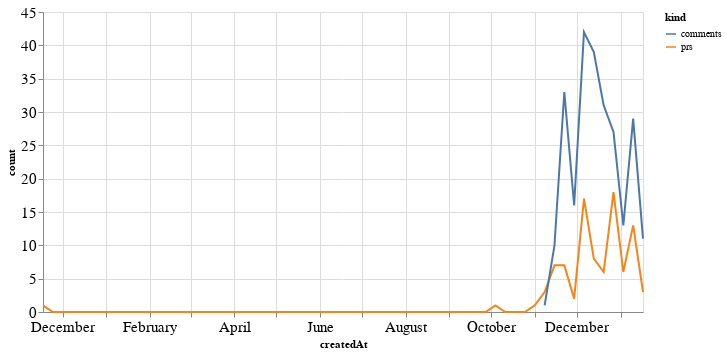

The notebook cell this image was saved under:
### Code cell
alt.Chart(total_time, width=600).mark_line().encode(
    x='createdAt',
    y='count',
    color='kind'
)

### Figure 1 — Vega-Lite specification as saved in the notebook (floating-point values rounded to 4 significant figures)
{"config": {"axisLeft": {"labelFontSize": 15}, "axisBottom": {"labelFontSize": 15}}, "data": {"name": "data-c8aa38e8f0b5be6ff9396e45f539e9b6"}, "mark": "line", "encoding": {"color": {"type": "nominal", "field": "kind"}, "x": {"type": "temporal", "field": "createdAt"}, "y": {"type": "quantitative", "field": "count"}}, "width": 600, "$schema": "https://vega.github.io/schema/vega-lite/v4.8.1.json", "datasets": {"data-c8aa38e8f0b5be6ff9396e45f539e9b6": [{"createdAt": "2019-11-17T00:00:00", "kind": "prs", "count": 1.0}, {"createdAt": "2019-11-24T00:00:00", "kind": "prs", "count": 0.0}, {"createdAt": "2019-12-01T00:00:00", "kind": "prs", "count": 0.0}, {"createdAt": "2019-12-08T00:00:00", "kind": "prs", "count": 0.0}, {"createdAt": "2019-12-15T00:00:00", "kind": "prs", "count": 0.0}, {"createdAt": "2019-12-22T00:00:00", "kind": "prs", "count": 0.0}, {"createdAt": "2019-12-29T00:00:00", "kind": "prs", "count": 0.0}, {"createdAt": "2020-01-05T00:00:00", "kind": "prs", "count": 0.0}, {"createdAt": "2020-01-12T00:00:00", "kind": "prs", "count": 0.0}, {"createdAt": "2020-01-19T00:00:00", "kind": "prs", "count": 0.0}, {"createdAt": "2020-01-26T00:00:00", "kind": "prs", "count": 0.0}, {"createdAt": "2020-02-02T00:00:00", "kind": "prs", "count": 0.0}, {"createdAt": "2020-02-09T00:00:00", "kind": "prs", "count": 0.0}, {"createdAt": "2020-02-16T00:00:00", "kind": "prs", "count": 0.0}, {"createdAt": "2020-02-23T00:00:00", "kind": "prs", "count": 0.0}, {"createdAt": "2020-03-01T00:00:00", "kind": "prs", "count": 0.0}, {"createdAt": "2020-03-08T00:00:00", "kind": "prs", "count": 0.0}, {"createdAt": "2020-03-15T00:00:00", "kind": "prs", "count": 0.0}, {"createdAt": "2020-03-22T00:00:00", "kind": "prs", "count": 0.0}, {"createdAt": "2020-03-29T00:00:00", "kind": "prs", "count": 0.0}, {"createdAt": "2020-04-05T00:00:00", "kind": "prs", "count": 0.0}, {"createdAt": "2020-04-12T00:00:00", "kind": "prs", "count": 0.0}, {"createdAt": "2020-04-19T00:00:00", "kind": "prs", "count": 0.0}, {"createdAt": "2020-04-26T00:00:00", "kind": "prs", "count": 0.0}, {"createdAt": "2020-05-03T00:00:00", "kind": "prs", "count": 0.0}, {"createdAt": "2020-05-10T00:00:00", "kind": "prs", "count": 0.0}, {"createdAt": "2020-05-17T00:00:00", "kind": "prs", "count": 0.0}, {"createdAt": "2020-05-24T00:00:00", "kind": "prs", "count": 0.0}, {"createdAt": "2020-05-31T00:00:00", "kind": "prs", "count": 0.0}, {"createdAt": "2020-06-07T00:00:00", "kind": "prs", "count": 0.0}, {"createdAt": "2020-06-14T00:00:00", "kind": "prs", "count": 0.0}, {"createdAt": "2020-06-21T00:00:00", "kind": "prs", "count": 0.0}, {"createdAt": "2020-06-28T00:00:00", "kind": "prs", "count": 0.0}, {"createdAt": "2020-07-05T00:00:00", "kind": "prs", "count": 0.0}, {"createdAt": "2020-07-12T00:00:00", "kind": "prs", "count": 0.0}, {"createdAt": "2020-07-19T00:00:00", "kind": "prs", "count": 0.0}, {"createdAt": "2020-07-26T00:00:00", "kind": "prs", "count": 0.0}, {"createdAt": "2020-08-02T00:00:00", "kind": "prs", "count": 0.0}, {"createdAt": "2020-08-09T00:00:00", "kind": "prs", "count": 0.0}, {"createdAt": "2020-08-16T00:00:00", "kind": "prs", "count": 0.0}, {"createdAt": "2020-08-23T00:00:00", "kind": "prs", "count": 0.0}, {"createdAt": "2020-08-30T00:00:00", "kind": "prs", "count": 0.0}, {"createdAt": "2020-09-06T00:00:00", "kind": "prs", "count": 0.0}, {"createdAt": "2020-09-13T00:00:00", "kind": "prs", "count": 0.0}, {"createdAt": "2020-09-20T00:00:00", "kind": "prs", "count": 0.0}, {"createdAt": "2020-09-27T00:00:00", "kind": "prs", "count": 0.0}, {"createdAt": "2020-10-04T00:00:00", "kind": "prs", "count": 1.0}, {"createdAt": "2020-10-11T00:00:00", "kind": "prs", "count": 0.0}, {"createdAt": "2020-10-18T00:00:00", "kind": "prs", "count": 0.0}, {"createdAt": "2020-10-25T00:00:00", "kind": "prs", "count": 0.0}, {"createdAt": "2020-11-01T00:00:00", "kind": "prs", "count": 1.0}, {"createdAt": "2020-11-08T00:00:00", "kind": "prs", "count": 3.0}, {"createdAt": "2020-11-15T00:00:00", "kind": "prs", "count": 7.0}, {"createdAt": "2020-11-22T00:00:00", "kind": "prs", "count": 7.0}, {"createdAt": "2020-11-29T00:00:00", "kind": "prs", "count": 2.0}, {"createdAt": "2020-12-06T00:00:00", "kind": "prs", "count": 17.0}, {"createdAt": "2020-12-13T00:00:00", "kind": "prs", "count": 8.0}, {"createdAt": "2020-12-20T00:00:00", "kind": "prs", "count": 6.0}, {"createdAt": "2020-12-27T00:00:00", "kind": "prs", "count": 18.0}, {"createdAt": "2021-01-03T00:00:00", "kind": "prs", "count": 6.0}, {"createdAt": "2021-01-10T00:00:00", "kind": "prs", "count": 13.0}, {"createdAt": "2021-01-17T00:00:00", "kind": "prs", "count": 3.0}, {"createdAt": "2019-11-17T00:00:00", "kind": "comments", "count": null}, {"createdAt": "2019-11-24T00:00:00", "kind": "comments", "count": null}, {"createdAt": "2019-12-01T00:00:00", "kind": "comments", "count": null}, {"createdAt": "2019-12-08T00:00:00", "kind": "comments", "count": null}, {"createdAt": "2019-12-15T00:00:00", "kind": "comments", "count": null}, {"createdAt": "2019-12-22T00:00:00", "kind": "comments", "count": null}, {"createdAt": "2019-12-29T00:00:00", "kind": "comments", "count": null}, {"createdAt": "2020-01-05T00:00:00", "kind": "comments", "count": null}, {"createdAt": "2020-01-12T00:00:00", "kind": "comments", "count": null}, {"createdAt": "2020-01-19T00:00:00", "kind": "comments", "count": null}, {"createdAt": "2020-01-26T00:00:00", "kind": "comments", "count": null}, {"createdAt": "2020-02-02T00:00:00", "kind": "comments", "count": null}, {"createdAt": "2020-02-09T00:00:00", "kind": "comments", "count": null}, {"createdAt": "2020-02-16T00:00:00", "kind": "comments", "count": null}, {"createdAt": "2020-02-23T00:00:00", "kind": "comments", "count": null}, {"createdAt": "2020-03-01T00:00:00", "kind": "comments", "count": null}, {"createdAt": "2020-03-08T00:00:00", "kind": "comments", "count": null}, {"createdAt": "2020-03-15T00:00:00", "kind": "comments", "count": null}, {"createdAt": "2020-03-22T00:00:00", "kind": "comments", "count": null}, {"createdAt": "2020-03-29T00:00:00", "kind": "comments", "count": null}, {"createdAt": "2020-04-05T00:00:00", "kind": "comments", "count": null}, {"createdAt": "2020-04-12T00:00:00", "kind": "comments", "count": null}, {"createdAt": "2020-04-19T00:00:00", "kind": "comments", "count": null}, {"createdAt": "2020-04-26T00:00:00", "kind": "comments", "count": null}, {"createdAt": "2020-05-03T00:00:00", "kind": "comments", "count": null}, {"createdAt": "2020-05-10T00:00:00", "kind": "comments", "count": null}, {"createdAt": "2020-05-17T00:00:00", "kind": "comments", "count": null}, {"createdAt": "2020-05-24T00:00:00", "kind": "comments", "count": null}, {"createdAt": "2020-05-31T00:00:00", "kind": "comments", "count": null}, {"createdAt": "2020-06-07T00:00:00", "kind": "comments", "count": null}, {"createdAt": "2020-06-14T00:00:00", "kind": "comments", "count": null}, {"createdAt": "2020-06-21T00:00:00", "kind": "comments", "count": null}, {"createdAt": "2020-06-28T00:00:00", "kind": "comments", "count": null}, {"createdAt": "2020-07-05T00:00:00", "kind": "comments", "count": null}, {"createdAt": "2020-07-12T00:00:00", "kind": "comments", "count": null}, {"createdAt": "2020-07-19T00:00:00", "kind": "comments", "count": null}, {"createdAt": "2020-07-26T00:00:00", "kind": "comments", "count": null}, {"createdAt": "2020-08-02T00:00:00", "kind": "comments", "count": null}, {"createdAt": "2020-08-09T00:00:00", "kind": "comments", "count": null}, {"createdAt": "2020-08-16T00:00:00", "kind": "comments", "count": null}, {"createdAt": "2020-08-23T00:00:00", "kind": "comments", "count": null}, {"createdAt": "2020-08-30T00:00:00", "kind": "comments", "count": null}, {"createdAt": "2020-09-06T00:00:00", "kind": "comments", "count": null}, {"createdAt": "2020-09-13T00:00:00", "kind": "comments", "count": null}, {"createdAt": "2020-09-20T00:00:00", "kind": "comments", "count": null}, {"createdAt": "2020-09-27T00:00:00", "kind": "comments", "count": null}, {"createdAt": "2020-10-04T00:00:00", "kind": "comments", "count": null}, {"createdAt": "2020-10-11T00:00:00", "kind": "comments", "count": null}, {"createdAt": "2020-10-18T00:00:00", "kind": "comments", "count": null}, {"createdAt": "2020-10-25T00:00:00", "kind": "comments", "count": null}, {"createdAt": "2020-11-01T00:00:00", "kind": "comments", "count": null}, {"createdAt": "2020-11-08T00:00:00", "kind": "comments", "count": 1.0}, {"createdAt": "2020-11-15T00:00:00", "kind": "comments", "count": 10.0}, {"createdAt": "2020-11-22T00:00:00", "kind": "comments", "count": 33.0}, {"createdAt": "2020-11-29T00:00:00", "kind": "comments", "count": 16.0}, {"createdAt": "2020-12-06T00:00:00", "kind": "comments", "count": 42.0}, {"createdAt": "2020-12-13T00:00:00", "kind": "comments", "count": 39.0}, {"createdAt": "2020-12-20T00:00:00", "kind": "comments", "count": 31.0}, {"createdAt": "2020-12-27T00:00:00", "kind": "comments", "count": 27.0}, {"createdAt": "2021-01-03T00:00:00", "kind": "comments", "count": 13.0}, {"createdAt": "2021-01-10T00:00:00", "kind": "comments", "count": 29.0}, {"createdAt": "2021-01-17T00:00:00", "kind": "comments", "count": 11.0}]}}
